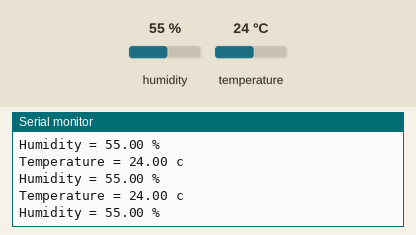
Recording of a sketch running on a simulated ESP32. Parts: the last lines printed to the serial monitor. The test bench sets the inputs (shaded band); at power-on: humidity 55 %, temperature 24 °C.

Above: at 2.8 s.
2.9 s: humidity set to 22 %
At 4.8 s:
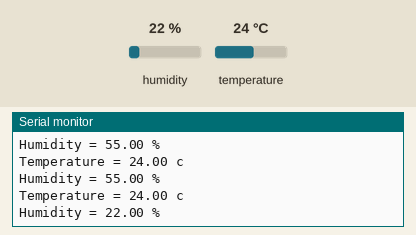
5.6 s: temperature set to 12 °C
At 6.7 s:
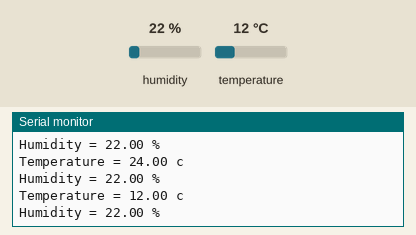
8.3 s: humidity set to 40 %
At 10.8 s:
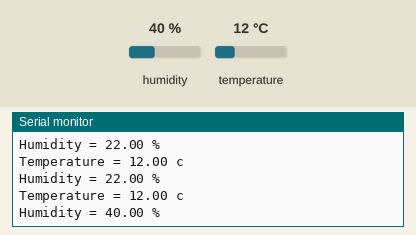
Timing chart, 0 to 12.3 s (numbered marks = the images above; inputs shaded):
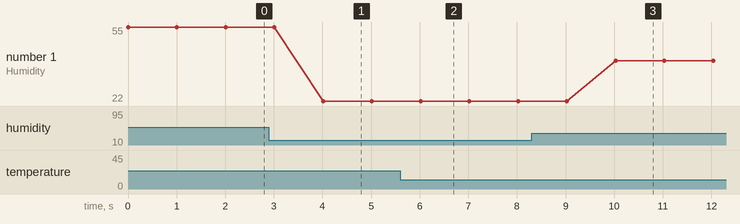

Measured:
- after the input at 2.9 s, the serial monitor: prints a new line after 1.1 s (image 1)
- after the input at 5.6 s, the serial monitor: prints a new line after 0.42 s (image 2)
- after the input at 8.3 s, the serial monitor: prints a new line after 1.7 s (image 3)
- plotted number 1: 55 → 22 after the input at 2.9 s, 22 → 40 after the input at 8.3 s

The sketch:

mappi32_suhu_dht22.ino
```cpp
//dinda(Ndaisna_)


#include <DHT.h>
#define DHTPIN 25
#define DHTTYPE DHT22
DHT dht(DHTPIN, DHTTYPE);

float Temperature;
float Humidity;

void setup() {
  Serial.begin(115200);
  dht.begin();

}

void loop() {
  Temperature = dht.readTemperature();
  Humidity = dht.readHumidity();
  Serial.print ("Temperature = ");
  Serial.print (Temperature);
  Serial.println (" c ");
  Serial.print("Humidity = ");
  Serial.print (Humidity);
  Serial.println (" % ");
  delay (1000);
}
```
